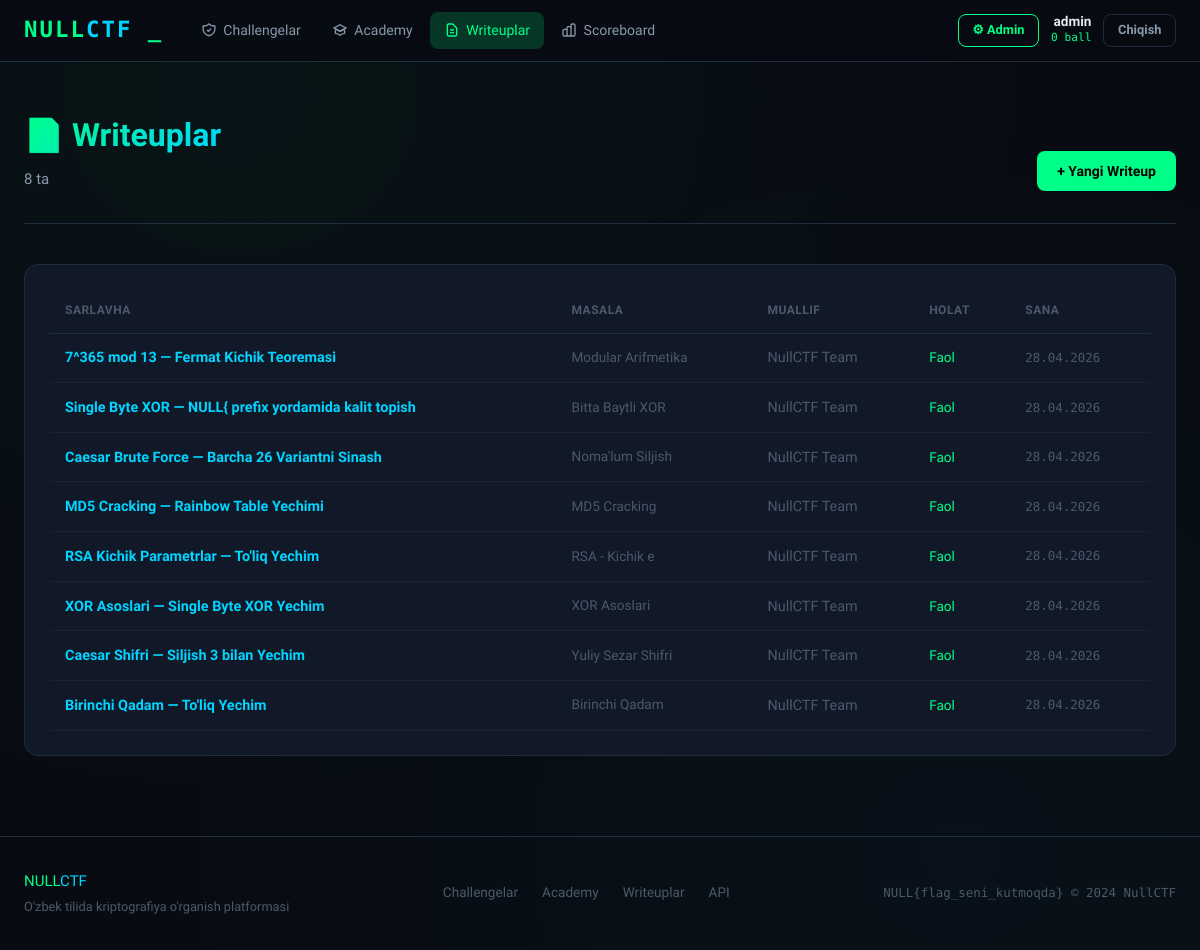
Screenshot of /admin/writeups (signed in) with the database file from the repository.
### backend/models/database.py (models this page shows, shortened)
class User(UserMixin, db.Model):
    __tablename__ = 'users'
    id            = db.Column(db.Integer, primary_key=True)
    username      = db.Column(db.String(50), unique=True, nullable=False)
    email         = db.Column(db.String(120), unique=True, nullable=False)
    password_hash = db.Column(db.String(256), nullable=False)
    score         = db.Column(db.Integer, default=0)
    is_admin      = db.Column(db.Boolean, default=False)
    created_at    = db.Column(db.DateTime, default=datetime.utcnow)
    submissions = db.relationship('Submission', backref='user', lazy='dynamic')

class Writeup(db.Model):
    __tablename__ = 'writeups'
    id           = db.Column(db.Integer, primary_key=True)
    challenge_id = db.Column(db.Integer, db.ForeignKey('challenges.id'), nullable=False)
    title        = db.Column(db.String(200), nullable=False)
    content      = db.Column(db.Text, nullable=False)  # Markdown
    author       = db.Column(db.String(100), default='Admin')
    is_active    = db.Column(db.Boolean, default=True)
    created_at   = db.Column(db.DateTime, default=datetime.utcnow)

class Challenge(db.Model):
    __tablename__ = 'challenges'
    id          = db.Column(db.Integer, primary_key=True)
    title       = db.Column(db.String(200), nullable=False)
    description = db.Column(db.Text, nullable=False)
    category    = db.Column(db.String(50), nullable=False)   # RSA, XOR, AES, ...
    difficulty  = db.Column(db.String(20), nullable=False)   # oson, o'rta, qiyin
    points      = db.Column(db.Integer, default=100)
    flag        = db.Column(db.String(300), nullable=False)  # NULL{...}
    hint        = db.Column(db.Text)
    attachment  = db.Column(db.String(300))                  # fayl yo'li (ixtiyoriy)
    is_active   = db.Column(db.Boolean, default=True)
    created_at  = db.Column(db.DateTime, default=datetime.utcnow)
    submissions = db.relationship('Submission', backref='challenge', lazy='dynamic')
    writeups    = db.relationship('Writeup', backref='challenge', lazy='dynamic')

### backend/routes/admin.py (the view)
@admin_bp.route('/writeups')
@admin_required
def writeups():
    all_writeups = Writeup.query.order_by(Writeup.created_at.desc()).all()
    return render_template('admin/writeups.html', writeups=all_writeups)

### backend/routes/admin.py (called while the page is built)
def admin_required(f):
    @wraps(f)
    @login_required
    def decorated(*args, **kwargs):
        if not current_user.is_admin:
            flash('Ruxsat yo\'q.', 'danger')
            return redirect(url_for('challenges.index'))
        return f(*args, **kwargs)
    return decorated

### frontend/templates/admin/writeups.html (shortened to what this page needs)
{% extends 'base.html' %}
{% block content %}
<div class="container">
  <div class="page-header">
    <div style="display:flex; justify-content:space-between; align-items:flex-end; flex-wrap:wrap; gap:1rem;">
      <div>
        <h1 class="page-title">📄 Writeuplar</h1>
        <p class="page-subtitle">{{ writeups|length }} ta</p>
      </div>
      <a href="{{ url_for('admin.new_writeup') }}" class="btn btn-primary">+ Yangi Writeup</a>
    </div>
  </div>
  <div class="card">
    <div class="table-wrap">
      <table class="table">
        <thead>
          <tr><th>Sarlavha</th><th>Masala</th><th>Muallif</th><th>Holat</th><th>Sana</th></tr>
        </thead>
        <tbody>
          {% for wu in writeups %}
          <tr>
            <td style="font-weight:600;">
              <a href="{{ url_for('writeups.detail', writeup_id=wu.id) }}">{{ wu.title }}</a>
            </td>
            <td style="color:var(--text-muted); font-size:.85rem;">{{ wu.challenge.title }}</td>
            <td style="color:var(--text-muted);">{{ wu.author }}</td>
            <td>
              {% if wu.is_active %}
              <span style="color:var(--green); font-size:.85rem;">Faol</span>
              {% else %}
              <span style="color:var(--text-muted); font-size:.85rem;">Nofaol</span>
              {% endif %}
            </td>
            <td style="font-family:var(--mono); font-size:.78rem; color:var(--text-muted);">
              {{ wu.created_at.strftime('%d.%m.%Y') }}
            </td>
          </tr>
          {% endfor %}
        </tbody>
      </table>
    </div>
  </div>
</div>
{% endblock %}

### frontend/templates/base.html (shortened to what this page needs)
<!DOCTYPE html>
<html lang="uz">
<head>
  <link rel="stylesheet" href="{{ url_for('static', filename='css/main.css') }}">
</head>
<body>
<nav class="navbar">
  <div class="nav-inner">
    <a href="{{ url_for('challenges.index') }}" class="nav-brand">
      <span class="brand-null">NULL</span><span class="brand-ctf">CTF</span>
      <span class="brand-cursor">_</span>
    </a>
    <div class="nav-links">
      <a href="{{ url_for('challenges.challenges_list') }}" class="nav-link {% if request.endpoint and 'challenge' in request.endpoint %}active{% endif %}">
        <svg viewBox="0 0 24 24" fill="none" stroke="currentColor" stroke-width="2"><path d="M9 12l2 2 4-4m5.618-4.016A11.955 11.955 0 0112 2.944a11.955 11.955 0 01-8.618 3.04A12.02 12.02 0 003 9c0 5.591 3.824 10.29 9 11.622 5.176-1.332 9-6.03 9-11.622 0-1.042-.133-2.052-.382-3.016z"/></svg>
        Challengelar
      </a>
      <a href="{{ url_for('academy.index') }}" class="nav-link {% if request.endpoint and 'academy' in request.endpoint %}active{% endif %}">
        <svg viewBox="0 0 24 24" fill="none" stroke="currentColor" stroke-width="2"><path d="M12 14l9-5-9-5-9 5 9 5z"/><path d="M12 14l6.16-3.422a12.083 12.083 0 01.665 6.479A11.952 11.952 0 0012 20.055a11.952 11.952 0 00-6.824-2.998 12.078 12.078 0 01.665-6.479L12 14z"/></svg>
        Academy
      </a>
      <a href="{{ url_for('writeups.index') }}" class="nav-link {% if request.endpoint and 'writeup' in request.endpoint %}active{% endif %}">
        <svg viewBox="0 0 24 24" fill="none" stroke="currentColor" stroke-width="2"><path d="M9 12h6m-6 4h6m2 5H7a2 2 0 01-2-2V5a2 2 0 012-2h5.586a1 1 0 01.707.293l5.414 5.414a1 1 0 01.293.707V19a2 2 0 01-2 2z"/></svg>
        Writeuplar
      </a>
      <a href="{{ url_for('challenges.scoreboard') }}" class="nav-link {% if request.endpoint == 'challenges.scoreboard' %}active{% endif %}">
        <svg viewBox="0 0 24 24" fill="none" stroke="currentColor" stroke-width="2"><path d="M9 19v-6a2 2 0 00-2-2H5a2 2 0 00-2 2v6a2 2 0 002 2h2a2 2 0 002-2zm0 0V9a2 2 0 012-2h2a2 2 0 012 2v10m-6 0a2 2 0 002 2h2a2 2 0 002-2m0 0V5a2 2 0 012-2h2a2 2 0 012 2v14a2 2 0 01-2 2h-2a2 2 0 01-2-2z"/></svg>
        Scoreboard
      </a>
    </div>
    <div class="nav-auth">
      {% if current_user.is_authenticated %}
        {% if current_user.is_admin %}
        <a href="{{ url_for('admin.dashboard') }}" class="btn btn-sm btn-outline">⚙ Admin</a>
        {% endif %}
        <a href="{{ url_for('auth.profile') }}" class="user-badge">
          <span class="user-name">{{ current_user.username }}</span>
          <span class="user-score">{{ current_user.score }} ball</span>
        </a>
        <a href="{{ url_for('auth.logout') }}" class="btn btn-sm btn-ghost">Chiqish</a>
      {% else %}
        <a href="{{ url_for('auth.login') }}" class="btn btn-sm btn-ghost">Kirish</a>
        <a href="{{ url_for('auth.register') }}" class="btn btn-sm btn-primary">Ro'yxat</a>
      {% endif %}
    </div>
  </div>
</nav>
<main class="main-content">
  {% block content %}{% endblock %}
</main>
<footer class="footer">
  <div class="footer-inner">
    <div class="footer-brand">
      <span class="brand-null">NULL</span><span class="brand-ctf">CTF</span>
      <p>O'zbek tilida kriptografiya o'rganish platformasi</p>
    </div>
    <div class="footer-links">
      <a href="{{ url_for('challenges.challenges_list') }}">Challengelar</a>
      <a href="{{ url_for('academy.index') }}">Academy</a>
      <a href="{{ url_for('writeups.index') }}">Writeuplar</a>
      <a href="{{ url_for('api.get_stats') }}">API</a>
    </div>
    <div class="footer-copy">
      <p>NULL{flag_seni_kutmoqda} &copy; 2024 NullCTF</p>
    </div>
  </div>
</footer>
</body>
</html>

### rows the page displays
User: username "admin", score "0"
Writeup: title "7^365 mod 13 — Fermat Kichik Teoremasi", challenge "Modular Arifmetika", author "NullCTF Team", is_active "Faol", created_at "28.04.2026"
Writeup: title "Single Byte XOR — NULL{ prefix yordamida kalit topish", challenge "Bitta Baytli XOR", author "NullCTF Team", is_active "Faol", created_at "28.04.2026"
Writeup: title "Caesar Brute Force — Barcha 26 Variantni Sinash", challenge "Noma'lum Siljish", author "NullCTF Team", is_active "Faol", created_at "28.04.2026"
Writeup: title "MD5 Cracking — Rainbow Table Yechimi", challenge "MD5 Cracking", author "NullCTF Team", is_active "Faol", created_at "28.04.2026"
Writeup: title "RSA Kichik Parametrlar — To'liq Yechim", challenge "RSA - Kichik e", author "NullCTF Team", is_active "Faol", created_at "28.04.2026"
Writeup: title "XOR Asoslari — Single Byte XOR Yechim", challenge "XOR Asoslari", author "NullCTF Team", is_active "Faol", created_at "28.04.2026"
Writeup: title "Caesar Shifri — Siljish 3 bilan Yechim", challenge "Yuliy Sezar Shifri", author "NullCTF Team", is_active "Faol", created_at "28.04.2026"
Writeup: title "Birinchi Qadam — To'liq Yechim", challenge "Birinchi Qadam", author "NullCTF Team", is_active "Faol", created_at "28.04.2026"

### other values shown
{{ writeups|length }} "8"
